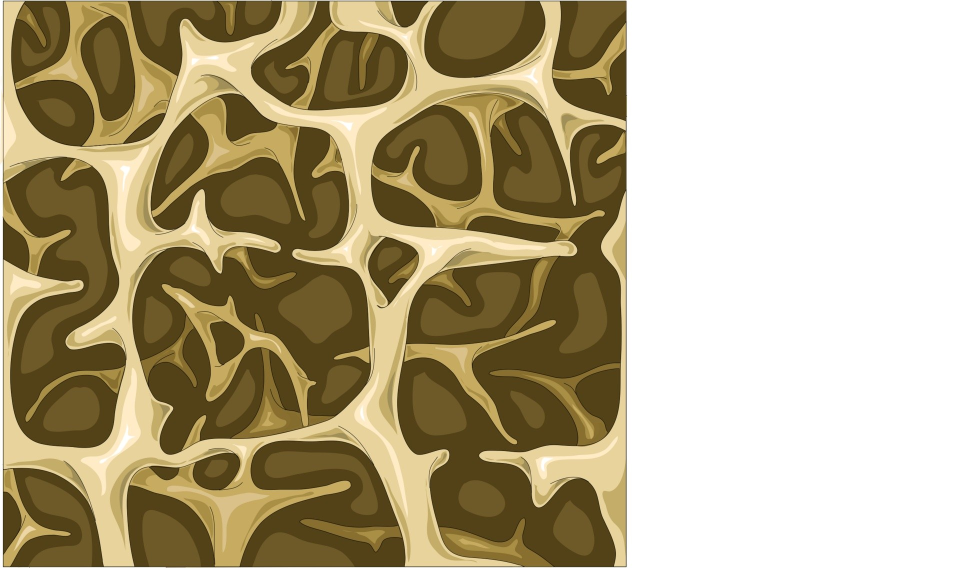
#> input picture aluminium/assets/raw/bonetex.jpg, 1920 x 1165 px (shown at 1/2 size); its folder holds only this picture in this run
$ python -i collage.py   (imports and definitions only)
#> lines starting #> are read from the running program, lines starting #| are printed output that depends on the picture
#> further down, picture is the input picture: shape (1165, 1920, 3); mean B, G, R 136.4, 168.2, 180.6
"""voxkit.collage - "Documentary Template 2": full-frame layered photo collage.
One photograph per phrase fills the frame, cut into depth layers (sky / subject / foreground) and shot with a slow push-in so the
layers slide; big words sit between the layers; narration is typed a few words at a time; key phrases pop in a highlight box;
scenes change with a zoom-through or by tearing the old frame in two."""
import math
import numpy as np, cv2
from .core import *
from . import art
from .cine import pin
YEL = np.float32([.93, .80, .16]); INKC = np.float32([.10, .09, .09]); CREAM = np.float32([.93, .90, .82])


# [12 lines left out: functions grade, nonsky, not called in this run]


def subject(img, rect=(.14, .10, .72, .86)):
    """Alpha of the main subject inside a rectangle (fractions x, y, w, h)."""
#> called with rect = (0.14, 0.1, 0.72, 0.86)
    h, w = img.shape[:2]; k = 400 / w; sm = cv2.resize((img * 255).astype(np.uint8)[..., ::-1], (400, int(h * k))); hh, ww = sm.shape[:2]; m = np.zeros((hh, ww), np.uint8)
#> after `h, w = img.shape[:2]`: h = 1165; w = 1920
#> after `k = 400 / w`: k = 0.208
#> after `sm = cv2.resize((img * 255).astype(np.uint8)[..., ::-1], (400, int(h *`:
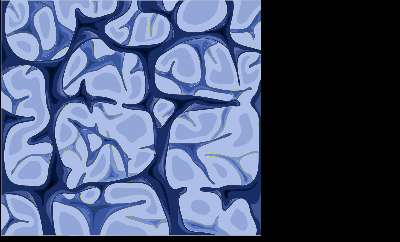
#> sm: shape (242, 400, 3); mean R, G, B 75.6, 88.1, 118.3
#> after `hh, ww = sm.shape[:2]`: hh = 242; ww = 400
    cv2.grabCut(sm, m, (int(ww * rect[0]), int(hh * rect[1]), int(ww * rect[2]), int(hh * rect[3])), np.zeros((1, 65)), np.zeros((1, 65)), 5, cv2.GC_INIT_WITH_RECT)
    a = cv2.morphologyEx(((m == 1) | (m == 3)).astype(np.float32), cv2.MORPH_OPEN, np.ones((5, 5))); return np.clip((cv2.GaussianBlur(cv2.resize(a, (w, h)), (0, 0), 2.5) - .45) * 6, 0, 1)


# [20 lines left out: functions layer, band, sky_plate, not called in this run]


def big_text(txt, col, size=420, seed=1): return text_sprite(txt, size, np.float32(col), pad=10, squeeze=.82, distress=.25, seed=seed)
_BX = {}
# [47 lines left out: functions box, merge_words, typed, hl, rip, not called in this run]

>>> import cv2
>>> picture = cv2.imread('../../../aluminium/assets/raw/bonetex.jpg')
>>> result = subject(picture)
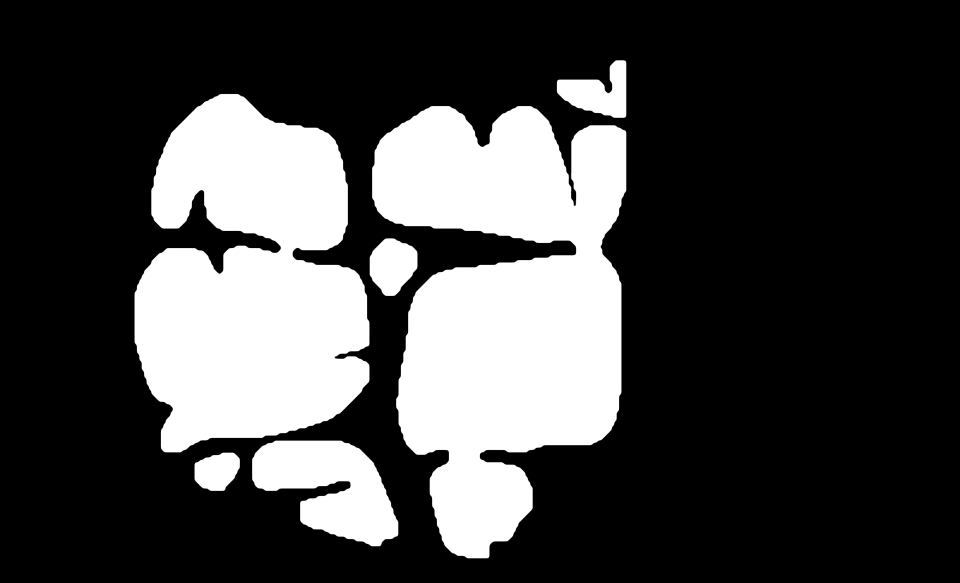
#> result: shape (1165, 1920) float32 (shown at 1/2 size); min 0, max 1, mean 0.27

$ run again, on aluminium/assets/raw/city.jpg
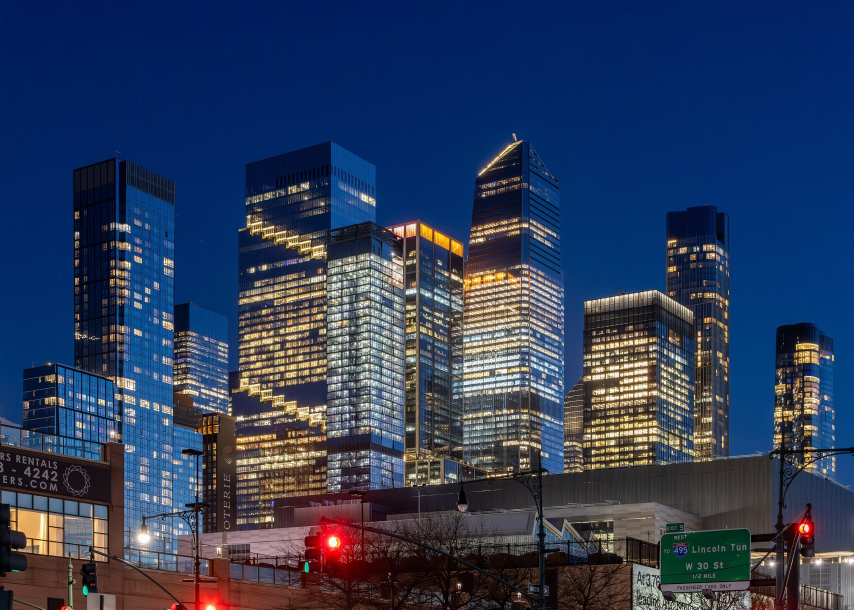
#> input picture aluminium/assets/raw/city.jpg, 2560 x 1829 px (shown at 1/3 size)
#> picture is the input picture: shape (1829, 2560, 3); mean B, G, R 90.3, 60.3, 45.6
#> in subject, `sm = cv2.resize((img * 255).astype(np.uint8)[..., ::-1], (400, int(h *`:
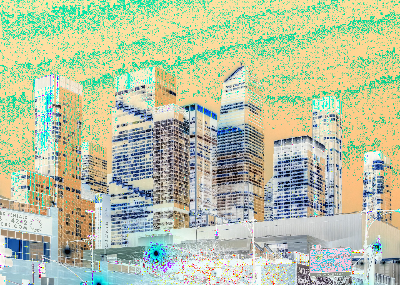
#> sm: shape (285, 400, 3); mean R, G, B 184.7, 194.4, 164.2
#> `result = subject(picture)`:
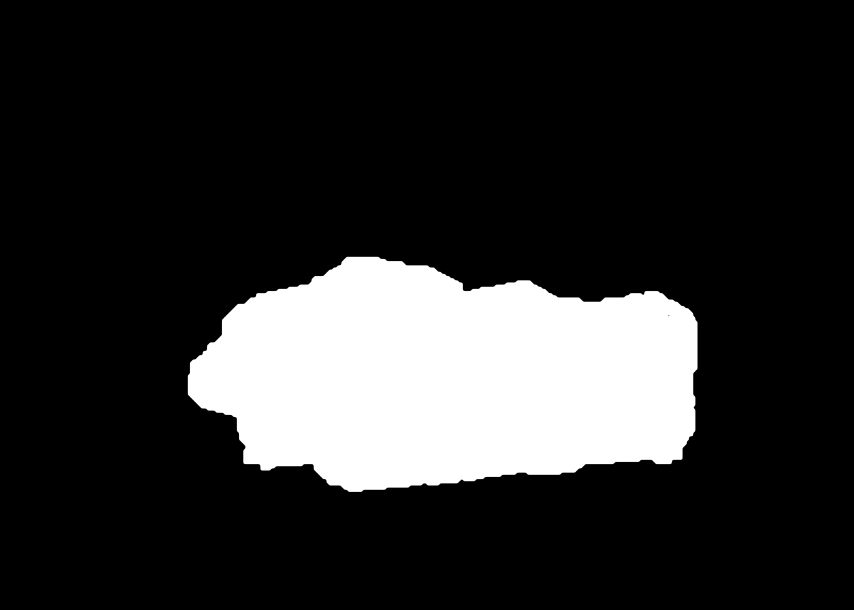
#> result: shape (1829, 2560) float32 (shown at 1/3 size); min 0, max 1, mean 0.173

$ run again, on aluminium/assets/raw/engine.jpg
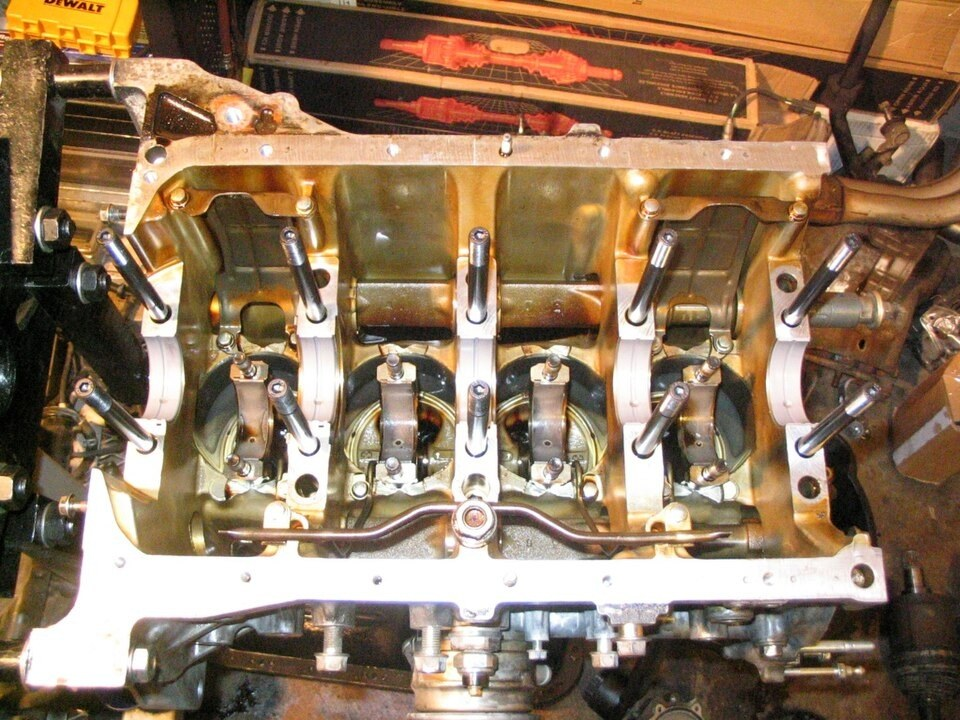
#> input picture aluminium/assets/raw/engine.jpg, 960 x 720 px
#> picture is the input picture: shape (720, 960, 3); mean B, G, R 93.5, 118.3, 143.6
#> in subject, `sm = cv2.resize((img * 255).astype(np.uint8)[..., ::-1], (400, int(h *`:
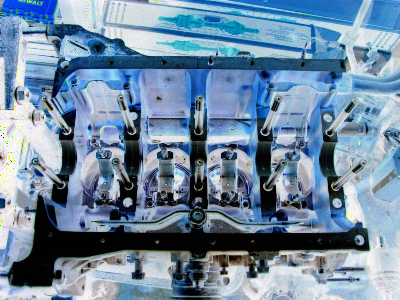
#> sm: shape (300, 400, 3); mean R, G, B 112.2, 137.5, 161.4
#> `result = subject(picture)`:
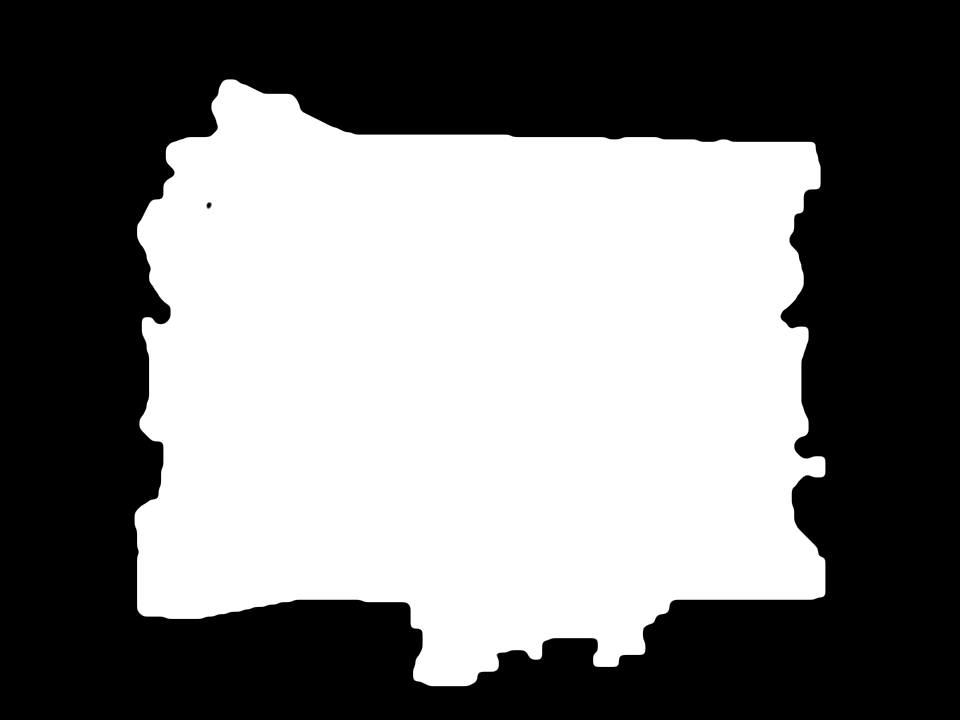
#> result: shape (720, 960) float32; min 0, max 1, mean 0.469

$ run again, on aluminium/assets/raw/factory.jpg
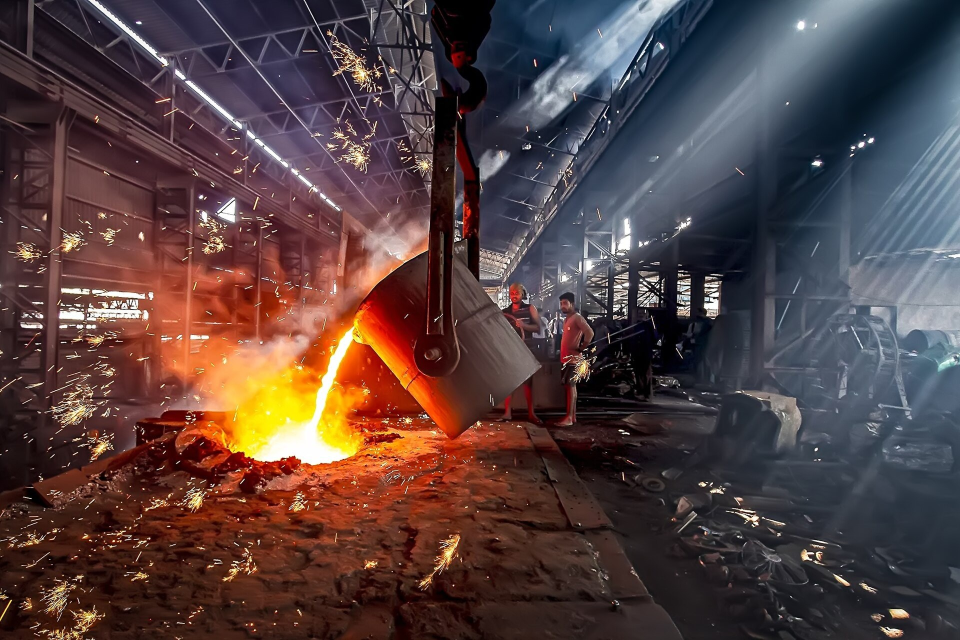
#> input picture aluminium/assets/raw/factory.jpg, 1920 x 1280 px (shown at 1/2 size)
#> picture is the input picture: shape (1280, 1920, 3); mean B, G, R 64.2, 64.7, 84.8
#> in subject, `sm = cv2.resize((img * 255).astype(np.uint8)[..., ::-1], (400, int(h *`:
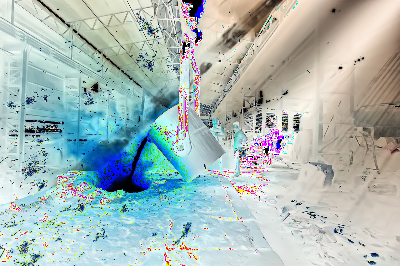
#> sm: shape (266, 400, 3); mean R, G, B 169.4, 186.5, 184.4
#> `result = subject(picture)`:
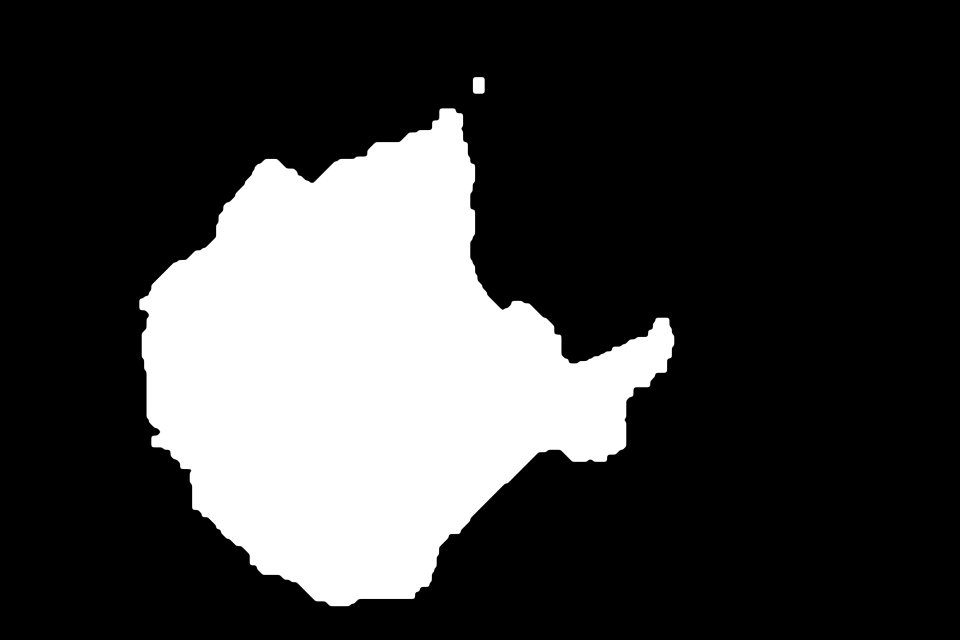
#> result: shape (1280, 1920) float32 (shown at 1/2 size); min 0, max 1, mean 0.24
